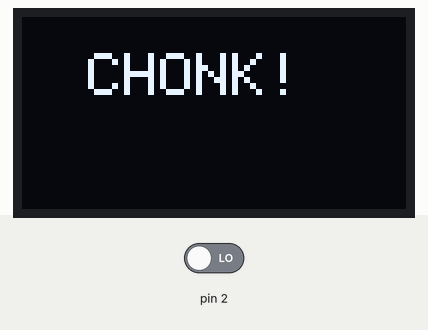
A sketch run on a simulated Arduino Uno, built with avr-gcc and run on an emulated ATmega328P. Shown: 128×64 one-colour display. The inputs (shaded band) are chosen by the test bench; at power-on: pin 2 LOW. The sensor or clock chip raises its interrupt line as the real part does; what the sketch prints to the serial monitor is not drawn.

Above: at 0.6 s.

The sketch:

sketch_feb03a.ino
```cpp
#include "I2Cdev.h"
#include "MPU6050_6Axis_MotionApps20.h"
#include "Wire.h"
#include <math.h>
#include <Adafruit_SSD1306.h>

 //Use I2C with OLED RESET pin on 4
 #define OLED_RESET A4
 Adafruit_SSD1306 oled(OLED_RESET);

#include <Adafruit_NeoPixel.h>
#ifdef __AVR__
  #include <avr/power.h>
#endif

#define PIN_LED 6
#define NUM_LEDS 16
#define BRIGHTNESS 25
Adafruit_NeoPixel pixels = Adafruit_NeoPixel(NUM_LEDS, PIN_LED, NEO_GRB + NEO_KHZ800);

// class default I2C address is 0x68. Specific I2C addresses may be passed as a parameter here
// AD0 low = 0x68
// AD0 high = 0x69
MPU6050 mpu;
//MPU6050 mpu(0x69); // <-- use for AD0 high


// MPU control/status vars
bool dmpReady = false;  // set true if DMP init was successful
uint8_t mpuIntStatus;   // holds actual interrupt status byte from MPU
uint8_t devStatus;      // return status after each device operation (0 = success, !0 = error)
uint16_t packetSize;    // expected DMP packet size (default is 42 bytes)
uint16_t fifoCount;     // count of all bytes currently in FIFO
uint8_t fifoBuffer[64]; // FIFO storage buffer

float Magnitude;
float accMag;
int LED_Direction;
int accel_avg = 0;

// orientation/motion vars
Quaternion q;           // [w, x, y, z]         quaternion container
VectorInt16 aa;         // [x, y, z]            accel sensor measurements
VectorInt16 aaReal;     // [x, y, z]            gravity-free accel sensor measurements
VectorInt16 aaWorld;    // [x, y, z]            world-frame accel sensor measurements
VectorFloat gravity;    // [x, y, z]            gravity vector
float euler[3];         // [psi, theta, phi]    Euler angle container
float ypr[3];           // [yaw, pitch, roll]   yaw/pitch/roll container and gravity vector

// ================================================================
// ===                       OLED VARS                          ===
// ================================================================

 unsigned long previousMillis;
 unsigned long interval = 30000;


// ================================================================
// ===               INTERRUPT DETECTION ROUTINE                ===
// ================================================================

volatile bool mpuInterrupt = false;     // indicates whether MPU interrupt pin has gone high
void dmpDataReady() {
    mpuInterrupt = true;
}

// ================================================================
// ===                      INITIAL SETUP                       ===
// ================================================================

void setup() {
    // initialize serial communication
    Serial.begin(9600);
    while (!Serial); // wait for Leonardo enumeration, others continue immediately

    // join I2C bus (I2Cdev library doesn't do this automatically)
    #if I2CDEV_IMPLEMENTATION == I2CDEV_ARDUINO_WIRE
        Wire.begin();
        TWBR = 24; // 400kHz I2C clock (200kHz if CPU is 8MHz)
    #endif

    // initialize device
    mpu.initialize();

    // verify connection
    Serial.println(mpu.testConnection() ? F("MPU6050 connection successful") : F("MPU6050 connection failed"));


    // load and configure the DMP
    devStatus = mpu.dmpInitialize();

    // supply your own gyro offsets here, scaled for min sensitivity
    mpu.setXGyroOffset(220);
    mpu.setYGyroOffset(76);
    mpu.setZGyroOffset(-85);
    mpu.setZAccelOffset(1788); // 1688 factory default for my test chip

    // make sure it worked (returns 0 if so)
    if (devStatus == 0) {
        mpu.setDMPEnabled(true); // turn on the DMP, now that it's ready
        attachInterrupt(0, dmpDataReady, RISING);
        mpuIntStatus = mpu.getIntStatus(); // enable Arduino interrupt detection
        dmpReady = true; // set our DMP Ready flag so the main loop() function knows it's okay to use it
        packetSize = mpu.dmpGetFIFOPacketSize(); // get expected DMP packet size for later comparison

    } else {  // ERROR!
        // 1 = initial memory load failed
        // 2 = DMP configuration updates failed
        Serial.print(F("DMP Initialization failed (code "));
        Serial.print(devStatus);
        Serial.println(F(")"));
    }
//
//    // set up LED pins
//    pixels.setBrightness(BRIGHTNESS);
//    pixels.begin();
//    clearPixels();
//    startUpPattern();


 // ---- IDK RANDOM OLED STUFF ----//
  oled.begin(SSD1306_SWITCHCAPVCC, 0x3C);  // initialize with the I2C addr 0x3D (for the 128x64)
  oled.clearDisplay();
  //    delay(200);
      oled.setTextSize(2);
      oled.setTextColor(WHITE);
      oled.setCursor(22,12);
      oled.print("CHONK!");
      oled.setTextColor(BLACK, WHITE); // 'inverted' text
      oled.display();
//

  // init done
  //oled.display(); // show splashscreen
  //Time.zone(-4);
// ----------------------------//
}

void loop() {
}
```
